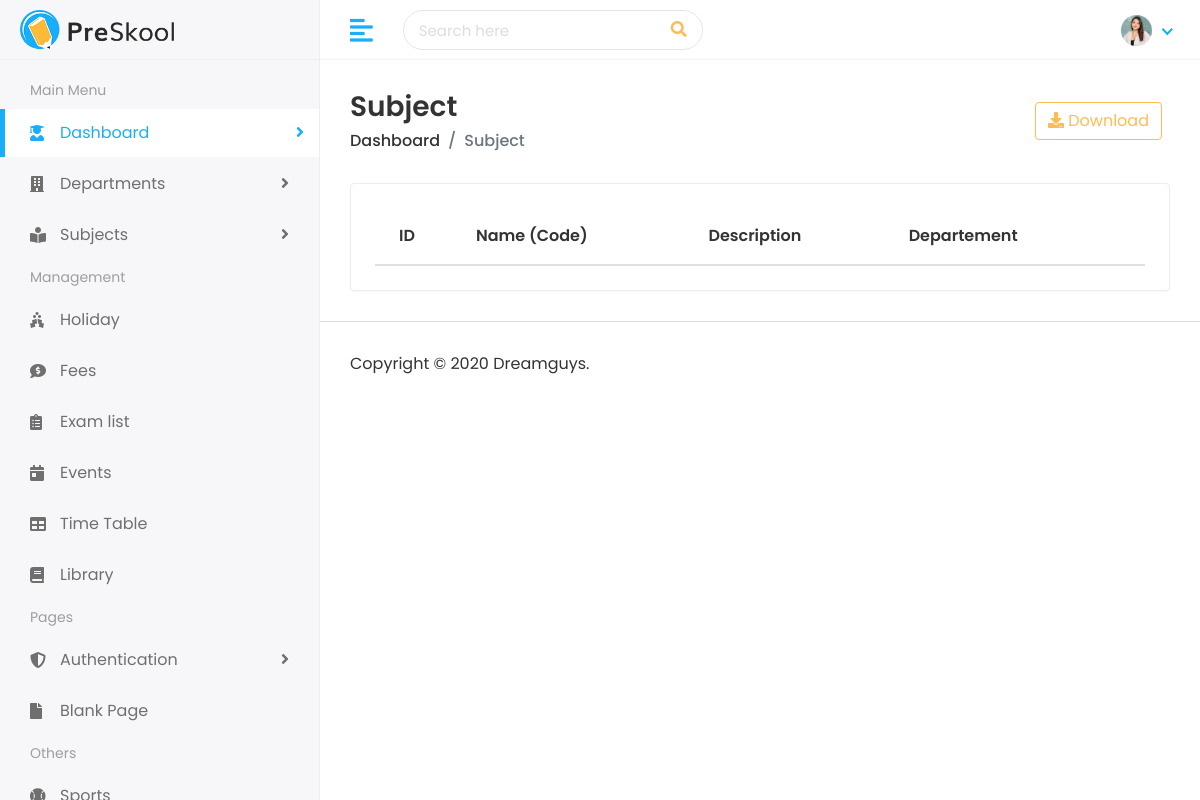
The page /subject/subjects/ (signed in) on the database as committed earlier.
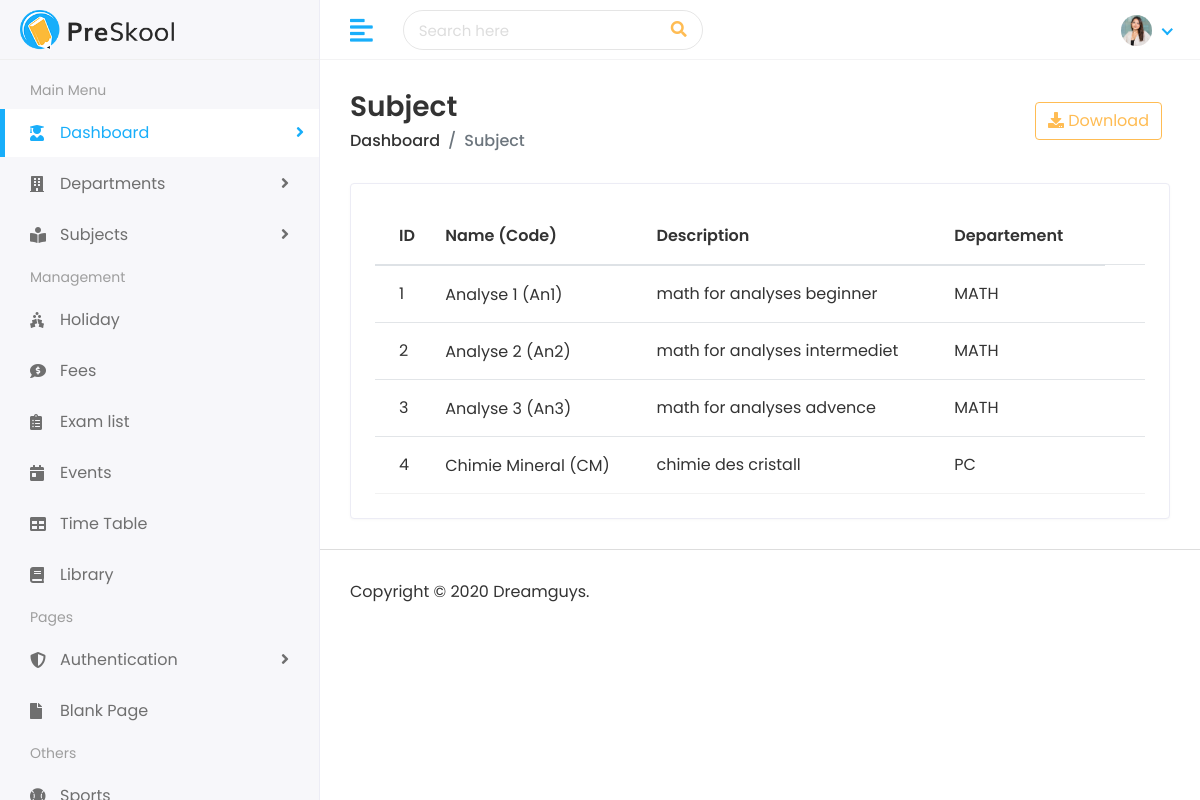
The same page on the database as committed later.
### subject/models.py (models this page shows, shortened)
class Subject(models.Model):
    name = models.CharField(max_length=150)
    code = models.CharField(max_length=10, unique=True)
    description = models.TextField(blank=True, null=True)
    departement = models.ForeignKey(
        Departement,
        on_delete=models.CASCADE,
        related_name='subjects',
    )

### departement/models.py (models this page shows, shortened)
class Departement(models.Model):
    name = models.CharField(max_length=150, unique=True)
    code = models.CharField(max_length=10, unique=True)
    description = models.TextField(blank=True, null=True)
    created_at = models.DateField(auto_now_add=True)

### subject/views.py (the view)
# urls.py: path('subjects/', views.subject_list, name="subject_list"),
@login_required
def subject_list(request):
    subjects_list = Subject.objects.all()
    context = {'subjects_list' : subjects_list}
    return render(request, 'subject/subjects.html', context)

### templates/subject/subjects.html (shortened to what this page needs)
{% extends 'Home/base.html' %}
{% load static %}
{% block body %}
         <div class="page-wrapper">
            <div class="content container-fluid">
               <div class="page-header">
                  <div class="row align-items-center">
                     <div class="col">
                        <h3 class="page-title">Subject</h3>
                        <ul class="breadcrumb">
                           <li class="breadcrumb-item"><a href="">Dashboard</a></li>
                           <li class="breadcrumb-item active">Subject</li>
                        </ul>
                     </div>
                     <div class="col-auto text-right float-right ml-auto">
                        <a href="#" class="btn btn-outline-primary mr-2"><i class="fas fa-download"></i> Download</a>
                     </div>
                  </div>
               </div>
               <div class="row">
                  <div class="col-sm-12">
                     <div class="card card-table">
                        <div class="card-body">
                           <div class="table-responsive">
                              <table class="table table-hover table-center mb-0 datatable">
                                 <thead>
                                    <tr>
                                       <th>ID</th>
                                       <th>Name (Code)</th>
                                       <th>Description</th>
                                       <th>Departement</th>
                                    </tr>
                                 </thead>
                                 <tbody>
                                    {% for subject in subjects_list %}
                                    <tr>
                                       <td>{{ subject.id }}</td>
                                       <td>
                                          <h2 class="table-avatar">
                                           {{ subject.name }} ({{ subject.code}})
                                          </h2>
                                       </td>
                                       <td>{{ subject.description }}</td>
                                       <td>{{ subject.departement.code }}</td>
                                       <td class="text-right">
                                       </td>
                                    </tr>
                                    {% endfor %}
                                 </tbody>
                              </table>
                           </div>
                        </div>
                     </div>
                  </div>
               </div>
            </div>
            <footer>
               <p>Copyright © 2020 Dreamguys.</p>
            </footer>
         </div>
      </div>
   </body>
</html>
{% endblock %}

### templates/Home/base.html (shortened to what this page needs)
{% load static %}
<!DOCTYPE html>
<html lang="en">
   <head>
      <link rel="stylesheet" href="{%static 'assets/plugins/bootstrap/css/bootstrap.min.css' %}">
      <link rel="stylesheet" href="{%static 'assets/plugins/fontawesome/css/fontawesome.min.css' %}">
      <link rel="stylesheet" href="{%static 'assets/plugins/fontawesome/css/all.min.css' %}">
      <link rel="stylesheet" href="{%static 'assets/css/style.css' %}">
   </head>
   <body>
      <div class="main-wrapper">
         <div class="header">
            <div class="header-left">
               <a href="" class="logo">
               <img src="{%static 'assets/img/logo.png' %}" alt="Logo">
               </a>
            </div>
            <a href="javascript:void(0);" id="toggle_btn">
            <i class="fas fa-align-left"></i>
            </a>
            <div class="top-nav-search">
               <form>
                  <input type="text" class="form-control" placeholder="Search here">
                  <button class="btn" type="submit"><i class="fas fa-search"></i></button>
               </form>
            </div>
            <ul class="nav user-menu">
               <li class="nav-item dropdown noti-dropdown">
                  <a href="#" class="dropdown-toggle nav-link" data-toggle="dropdown">
                  </a>
               </li>
               <li class="nav-item dropdown has-arrow">
                  <a href="#" class="dropdown-toggle nav-link" data-toggle="dropdown">
                  <span class="user-img"><img class="rounded-circle" src="{%static 'assets/img/profiles/avatar-01.jpg'%}" width="31" alt="Ryan Taylor"></span>
                  </a>
               </li>
            </ul>
         </div>
         <div class="sidebar" id="sidebar">
            <div class="sidebar-inner slimscroll">
               <div id="sidebar-menu" class="sidebar-menu">
                  <ul>
                     <li class="menu-title">
                        <span>Main Menu</span>
                     </li>
                     <li class="submenu active">
                        <a href="#"><i class="fas fa-user-graduate"></i> <span> Dashboard</span> <span class="menu-arrow"></span></a>
                     </li>
                     <li class="submenu">
                        <a href="#"><i class="fas fa-building"></i> <span> Departments</span> <span class="menu-arrow"></span></a>
                     </li>
                     <li class="submenu">
                        <a href="#"><i class="fas fa-book-reader"></i> <span> Subjects</span> <span class="menu-arrow"></span></a>
                     </li>
                     <li class="menu-title">
                        <span>Management</span>
                     </li>
                     <li>
                        <a href="{% url 'holiday_list'%}"><i class="fas fa-holly-berry"></i> <span>Holiday</span></a>
                     </li>
                     <li>
                        <a href="fees.html"><i class="fas fa-comment-dollar"></i> <span>Fees</span></a>
                     </li>
                     <li>
                        <a href="{% url 'exam_list'%}"><i class="fas fa-clipboard-list"></i> <span>Exam list</span></a>
                     </li>
                     <li>
                        <a href="event.html"><i class="fas fa-calendar-day"></i> <span>Events</span></a>
                     </li>
                     <li>
                        <a href="time-table.html"><i class="fas fa-table"></i> <span>Time Table</span></a>
                     </li>
                     <li>
                        <a href="library.html"><i class="fas fa-book"></i> <span>Library</span></a>
                     </li>
                     <li class="menu-title">
                        <span>Pages</span>
                     </li>
                     <li class="submenu">
                        <a href="#"><i class="fas fa-shield-alt"></i> <span> Authentication </span> <span class="menu-arrow"></span></a>
                     </li>
                     <li>
                        <a href="blank-page.html"><i class="fas fa-file"></i> <span>Blank Page</span></a>
                     </li>
                     <li class="menu-title">
                        <span>Others</span>
                     </li>
                     <li>
                        <a href="sports.html"><i class="fas fa-baseball-ball"></i> <span>Sports</span></a>
                     </li>
                  </ul>
               </div>
            </div>
         </div>
         {% block body %}
         {% endblock %}
  </body>
  </html>

Rows that differ between the two databases and show on the page:
added Subject: id "1", name "Analyse 1", code "An1", description "math for analyses beginner", departement.code "MATH"
added Subject: id "2", name "Analyse 2", code "An2", description "math for analyses intermediet", departement.code "MATH"
added Subject: id "3", name "Analyse 3", code "An3", description "math for analyses advence", departement.code "MATH"
added Subject: id "4", name "Chimie Mineral", code "CM", description "chimie des cristall", departement.code "PC"
